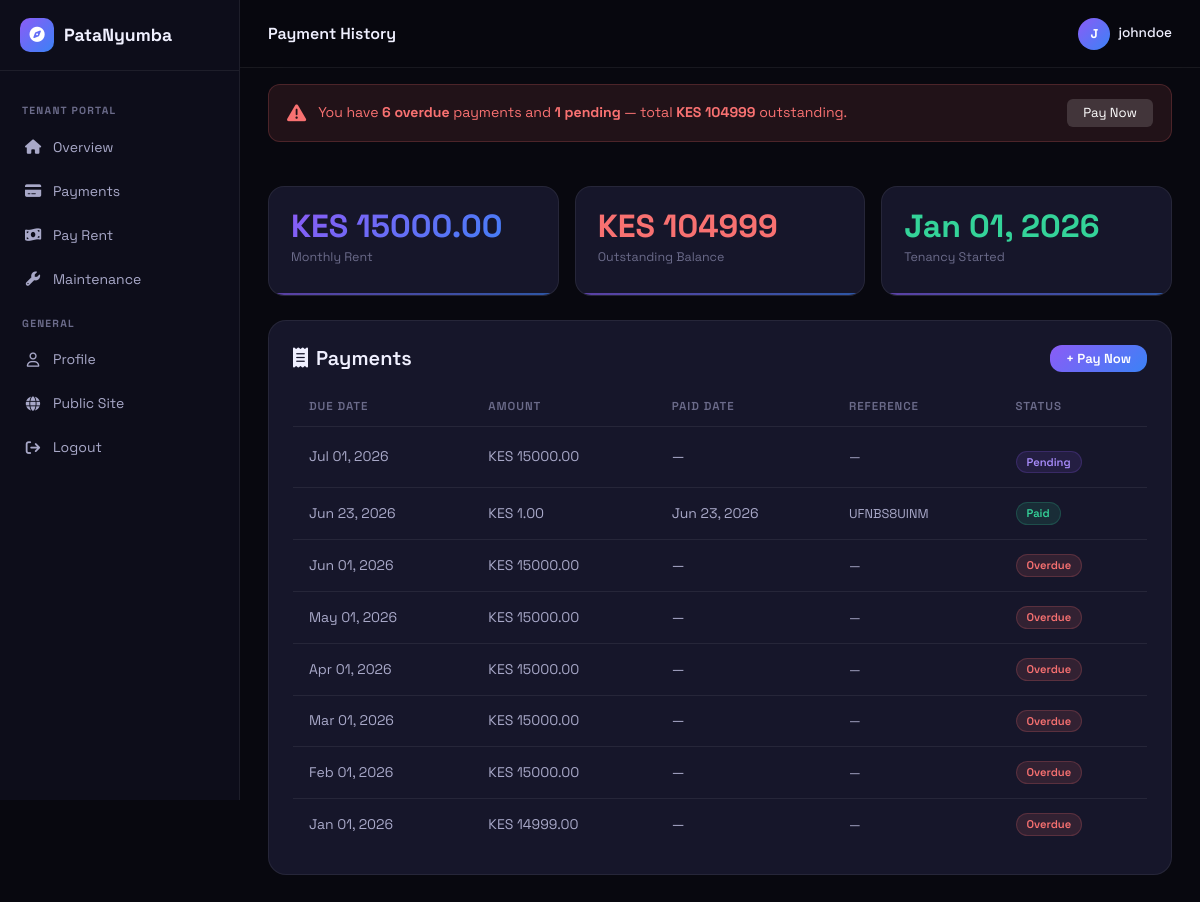
The page /portal/payments/ (signed in) on the database as committed earlier.
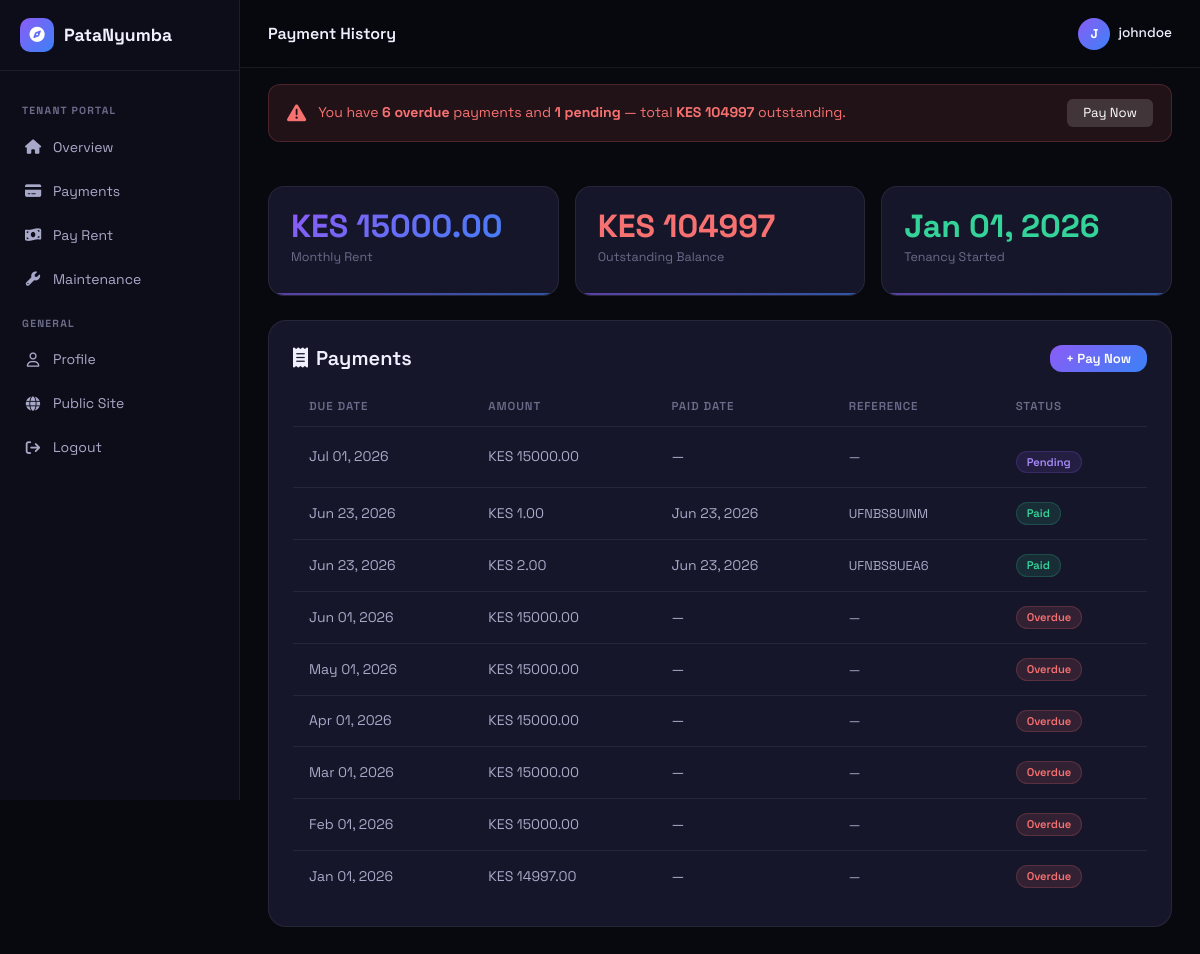
The same page on the database as committed later.
### tenants/models.py (models this page shows, shortened)
class RentPayment(models.Model):
    STATUS_CHOICES = [
        ('pending', 'Pending'),
        ('paid', 'Paid'),
        ('overdue', 'Overdue'),
        ('late', 'Late'),
    ]
    METHOD_CHOICES = [
        ('mpesa', 'M-Pesa'),
    ]
    tenancy = models.ForeignKey(Tenancy, on_delete=models.CASCADE, related_name='payments')
    amount = models.DecimalField(max_digits=10, decimal_places=2)
    due_date = models.DateField()
    paid_date = models.DateField(null=True, blank=True)
    status = models.CharField(max_length=20, choices=STATUS_CHOICES, default='pending')
    payment_method = models.CharField(max_length=10, choices=METHOD_CHOICES, default='mpesa')
    reference = models.CharField(max_length=100, blank=True, help_text='Transaction reference (M-Pesa code or receipt)')
    notes = models.TextField(blank=True)
    created_at = models.DateTimeField(auto_now_add=True)
    class Meta:
        ordering = ['-due_date']

### tenants/views.py (the view)
# urls.py: path('payments/', views.portal_payments, name='payments'),
@login_required
def portal_payments(request):
    if request.user.profile.role != 'tenant':
        messages.error(request, 'Access denied.')
        return redirect('website:home')
    payments = RentPayment.objects.filter(tenancy__tenant=request.user).select_related('tenancy__unit')
    tenancy = Tenancy.objects.filter(tenant=request.user, status='active').first()
    total_balance = RentPayment.objects.filter(tenancy__tenant=request.user).exclude(status='paid').exclude(notes='stk_intermediary').aggregate(s=Sum('amount'))['s'] or 0
    return render(request, 'tenants/portal_payments.html', {'payments': payments, 'tenancy': tenancy, 'total_balance': total_balance})

### dashboard/context_processors.py (called while the page is built)
def unread_inquiries(request):
    if request.user.is_authenticated and request.user.profile.role == 'landlord':
        count = Inquiry.objects.filter(unit__property__owner=request.user, is_read=False).count()
        recent = Inquiry.objects.filter(unit__property__owner=request.user, is_read=False).select_related('unit', 'unit__property').order_by('-created_at')[:5]
        return {'unread_count': count, 'recent_inquiries': recent}
    return {'unread_count': 0, 'recent_inquiries': []}

### tenants/templatetags/tenant_extras.py (called while the page is built)
@register.inclusion_tag('tenants/_rent_reminder.html', takes_context=True)
def rent_reminder(context):
    user = context['request'].user
    if user.is_anonymous or user.profile.role != 'tenant':
        return {'show': False}
    qs = RentPayment.objects.filter(tenancy__tenant=user, status__in=['pending', 'overdue']).exclude(notes='stk_intermediary')
    overdue = qs.filter(status='overdue').count()
    pending = qs.filter(status='pending').count()
    total = qs.aggregate(s=Sum('amount'))['s'] or 0
    if overdue == 0 and pending == 0:
        return {'show': False}
    return {'show': True, 'overdue_count': overdue, 'pending_count': pending, 'total_balance': total}

### templates/tenants/portal_payments.html (shortened to what this page needs)
{% extends 'tenants/portal_base.html' %}
{% block portal_title %}Payment History{% endblock %}
{% block portal_content %}
{% if tenancy %}
<div class="row g-3 mb-4">
    <div class="col">
        <div class="db-stat-card">
            <div class="db-stat-val gt">KES {{ tenancy.monthly_rent }}</div>
            <div class="db-stat-lbl">Monthly Rent</div>
        </div>
    </div>
    <div class="col">
        <div class="db-stat-card">
            <div class="db-stat-val" style="color:{% if total_balance > 0 %}#f87171{% else %}#34d399{% endif %}">KES {{ total_balance }}</div>
            <div class="db-stat-lbl">Outstanding Balance</div>
        </div>
    </div>
    <div class="col">
        <div class="db-stat-card">
            <div class="db-stat-val" style="color:#34d399">{{ tenancy.start_date|date:'M d, Y' }}</div>
            <div class="db-stat-lbl">Tenancy Started</div>
        </div>
    </div>
</div>
{% endif %}
<div class="gc p-4">
    <div class="d-flex justify-content-between align-items-center mb-3">
        <h5 class="fw-semibold mb-0"><i class="fa-solid fa-receipt me-2"></i>Payments</h5>
        <a href="{% url 'portal:pay' %}" class="bgrd btn px-3 py-1" style="font-size:.82rem">+ Pay Now</a>
    </div>
    {% if payments %}
    <div class="table-responsive">
        <table class="db-table">
            <thead><tr><th>Due Date</th><th>Amount</th><th>Paid Date</th><th>Reference</th><th>Status</th></tr></thead>
            <tbody>
                {% for p in payments %}
                <tr>
                    <td>{{ p.due_date|date:'M d, Y' }}</td>
                    <td>KES {{ p.amount }}</td>
                    <td>{% if p.paid_date %}{{ p.paid_date|date:'M d, Y' }}{% else %}—{% endif %}</td>
                    <td style="font-size:.8rem">{{ p.reference|default:'—' }}</td>
                    <td>
                        {% if p.status == 'paid' %}<span class="badge-vacant">Paid</span>
                        {% elif p.status == 'overdue' %}<span class="badge-occupied">Overdue</span>
                        {% elif p.status == 'late' %}<span class="ftag-warning">Late</span>
                        {% else %}<span class="ftag">Pending</span>{% endif %}
                    </td>
                </tr>
                {% endfor %}
            </tbody>
        </table>
    </div>
    {% else %}
    <p style="color:var(--tx3);text-align:center;padding:20px 0">No payment records yet.</p>
    {% endif %}
</div>
{% endblock %}

Rows that differ between the two databases and show on the page:
added RentPayment: due_date "Jun 23, 2026", amount "2.00", paid_date "Jun 23, 2026", reference "UFNBS8UEA6", status "Paid"
changed RentPayment "Jan 01, 2026": amount "14999.00" → "14997.00"
Other text that changed with them:
{{ total_balance }}: "104999" → "104997"
